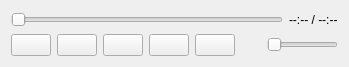
<?xml version="1.0" encoding="UTF-8"?>
<ui version="4.0">
 <class>AudioPlayerUI</class>
 <widget class="QWidget" name="AudioPlayerUI">
  <property name="geometry">
   <rect>
    <x>0</x>
    <y>0</y>
    <width>349</width>
    <height>67</height>
   </rect>
  </property>
  <property name="maximumSize">
   <size>
    <width>16777215</width>
    <height>67</height>
   </size>
  </property>
  <property name="windowTitle">
   <string>Form</string>
  </property>
  <layout class="QVBoxLayout" name="verticalLayout_2">
   <item>
    <layout class="QVBoxLayout" name="verticalLayout">
     <item>
      <layout class="QHBoxLayout" name="horizontalLayout_2">
       <item>
        <widget class="QSlider" name="progressSlider">
         <property name="orientation">
          <enum>Qt::Horizontal</enum>
         </property>
        </widget>
       </item>
       <item>
        <widget class="QLabel" name="durationLabel">
         <property name="text">
          <string>--:-- / --:--</string>
         </property>
        </widget>
       </item>
      </layout>
     </item>
     <item>
      <layout class="QHBoxLayout" name="horizontalLayout">
       <item>
        <widget class="QPushButton" name="playButton">
         <property name="text">
          <string/>
         </property>
        </widget>
       </item>
       <item>
        <widget class="QPushButton" name="pauseButton">
         <property name="text">
          <string/>
         </property>
        </widget>
       </item>
       <item>
        <widget class="QPushButton" name="stopButton">
         <property name="text">
          <string/>
         </property>
        </widget>
       </item>
       <item>
        <widget class="QPushButton" name="prevButton">
         <property name="text">
          <string/>
         </property>
        </widget>
       </item>
       <item>
        <widget class="QPushButton" name="nextButton">
         <property name="text">
          <string/>
         </property>
        </widget>
       </item>
       <item>
        <spacer name="horizontalSpacer">
         <property name="orientation">
          <enum>Qt::Horizontal</enum>
         </property>
         <property name="sizeHint" stdset="0">
          <size>
           <width>40</width>
           <height>20</height>
          </size>
         </property>
        </spacer>
       </item>
       <item>
        <widget class="QSlider" name="horizontalSlider">
         <property name="orientation">
          <enum>Qt::Horizontal</enum>
         </property>
        </widget>
       </item>
      </layout>
     </item>
    </layout>
   </item>
  </layout>
 </widget>
 <resources/>
 <connections/>
</ui>
